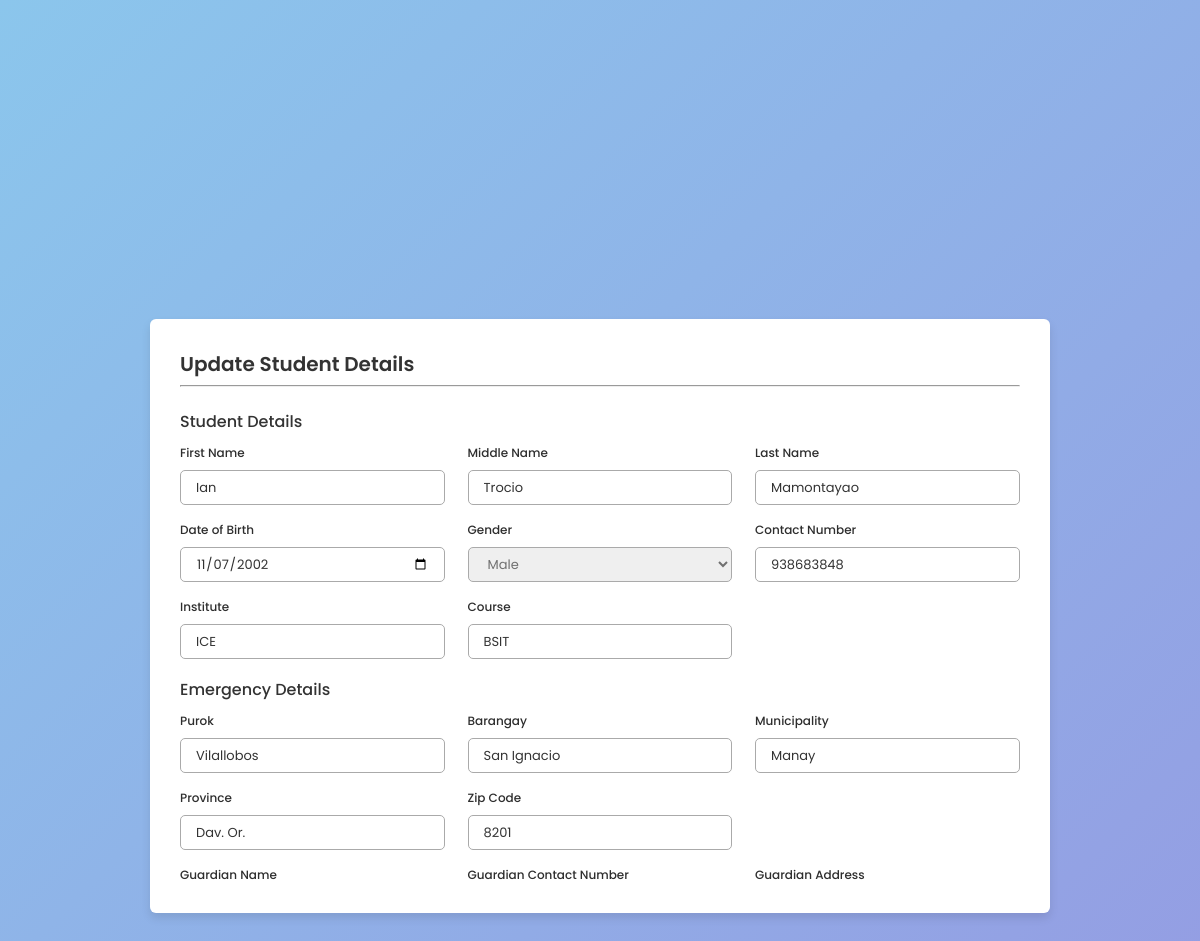
The page /grading-system/student/update.php?update=1 on the database its author committed.
### tables this page shows
CREATE TABLE `student` (
  `ID` int(11) NOT NULL,
  `USERNAME` varchar(50) NOT NULL,
  `PASSWORD` varchar(255) NOT NULL,
  `ROLE` varchar(50) NOT NULL,
  `FIRST_NAME` varchar(100) NOT NULL,
  `MIDDLE_NAME` varchar(100) NOT NULL,
  `LAST_NAME` varchar(100) NOT NULL,
  `BIRTH_DATE` date NOT NULL,
  `GENDER` varchar(50) NOT NULL,
  `PUROK` varchar(100) NOT NULL,
  `BARANGAY` varchar(100) NOT NULL,
  `MUNICIPALITY` varchar(100) NOT NULL,
  `PROVINCE` varchar(100) NOT NULL,
  `ZIP_CODE` int(100) NOT NULL,
  `CONTACT_NUM` int(100) NOT NULL,
  `INSTITUTE` varchar(100) NOT NULL,
  `COURSE` varchar(100) NOT NULL,
  `GUARDIAN` varchar(100) NOT NULL,
  `GUARD_CONTACT` int(100) NOT NULL,
  `GUARD_ADDRESS` varchar(100) NOT NULL
);

### grading-system/student/update.php (the view, shortened to what this page needs)
<?php
$dsn = "mysql:host=localhost;dbname=grading_system";
$dbusername = "root";
$dbpassword = "";
try {
    $pdo = new PDO($dsn, $dbusername, $dbpassword);
    $pdo->setAttribute(PDO::ATTR_ERRMODE, PDO::ERRMODE_EXCEPTION);
} catch (PDOException $e) {
    echo "Connection failed: " . $e->getMessage();
}
if (isset($_GET["update"])) {
    $ID = $_GET["update"];
    $sql = "SELECT * FROM student WHERE ID = :ID";
    $stmt = $pdo->prepare($sql);
    $stmt->execute([':ID' => $ID]);
    $user = $stmt->fetch();
} else {
    echo "Please provide an 'id' in the URL.";
    exit;
}
?>
<!DOCTYPE html>
<html lang="en">
<head>
    <link rel="stylesheet" href="https://unicons.iconscout.com/release/v4.0.0/css/line.css" />
    <link rel="stylesheet" href="../CSS/update.css">
</head>
<body>
    <div class="container">
        <header>Update Student Details</header>
        <hr style="margin-top: 6px;">
        <form method="POST">
            <div class="form first">
                <div class="details personal">
                    <span class="title">Student Details</span>
                    <div class="fields">
                        <div class="input-field">
                            <label>First Name</label>
                            <input type="text" name="FIRST_NAME" value="<?php echo $user['FIRST_NAME']; ?>" required />
                        </div>
                        <div class="input-field">
                            <label>Middle Name</label>
                            <input type="text" name="MIDDLE_NAME" value="<?php echo $user['MIDDLE_NAME']; ?>"
                                required />
                        </div>
                        <div class="input-field">
                            <label>Last Name</label>
                            <input type="text" name="LAST_NAME" value="<?php echo $user['LAST_NAME']; ?>" required />
                        </div>
                        <div class="input-field">
                            <label>Date of Birth</label>
                            <input type="date" name="BIRTH_DATE" value="<?php echo $user['BIRTH_DATE']; ?>" required />
                        </div>
                        <div class="input-field">
                            <label>Gender</label>
                            <select required value="<?php echo $user['GENDER']; ?>" name="GENDER">
                                <option>Male</option>
                            </select>
                        </div>
                        <div class="input-field">
                            <label>Contact Number</label>
                            <input type="text" name="CONTACT_NUM" value="<?php echo $user['CONTACT_NUM']; ?>"
                                required />
                        </div>
                        <div class="input-field">
                            <label>Institute</label>
                            <input type="text" name="INSTITUTE" value="<?php echo $user['INSTITUTE']; ?>" required />
                        </div>
                        <div class="input-field">
                            <label>Course</label>
                            <input type="text" name="COURSE" value="<?php echo $user['COURSE']; ?>" required />
                        </div>
                    </div>
                </div>
                <div class=" details ID">
                    <span class="title">Emergency Details</span>
                    <div class="fields">
                        <div class="input-field">
                            <label>Purok</label>
                            <input type="text" name="PUROK" value="<?php echo $user['PUROK']; ?>" required>
                        </div>
                        <div class="input-field">
                            <label>Barangay</label>
                            <input type="text" name="BARANGAY" value="<?php echo $user['BARANGAY']; ?>" required>
                        </div>
                        <div class="input-field">
                            <label>Municipality</label>
                            <input type="text" name="MUNICIPALITY" value="<?php echo $user['MUNICIPALITY']; ?>"
                                required>
                        </div>
                        <div class="input-field">
                            <label>Province</label>
                            <input type="text" name="PROVINCE" value="<?php echo $user['PROVINCE']; ?>" required>
                        </div>
                        <div class="input-field">
                            <label>Zip Code</label>
                            <input type="text" name="ZIP_CODE" value="<?php echo $user['ZIP_CODE']; ?>" required>
                        </div>
                        <div class=" input-field">
                            <label>Guardian Name</label>
                        </div>
                        <div class="input-field">
                            <label>Guardian Contact Number</label>
                        </div>
                        <div class="input-field">
                            <label>Guardian Address</label>
                        </div>
                    </div>
                </div>
            </div>
        </form>
    </div>
</body>
</html>

### grading-system/CSS/update.css (style rules this page uses)
* { margin: 0; padding: 0; box-sizing: border-box; font-family: "Poppins", sans-serif; }
body { min-height: 100vh; display: flex; align-items: center; justify-content: center; background-color: #8bc6ec; background-image: linear-gradient(135deg, #8bc6ec 0%, #9599e2 100%); }
.container { position: relative; max-width: 900px; width: 100%; border-radius: 6px; padding: 30px; margin: 30px 15px; background-color: #fff; box-shadow: 0 5px 10px rgba(0, 0, 0, 0.1); }
.container header { position: relative; font-size: 20px; font-weight: 600; color: #333; }
.container form { position: relative; margin-top: 16px; min-height: 480px; background-color: #fff; overflow-y: scroll; }
.container form .form { position: absolute; background-color: #fff; transition: 0.3s ease; }
.container form .title { display: block; margin-bottom: 8px; font-size: 16px; font-weight: 500; margin: 6px 0; color: #333; }
.container form .fields { display: flex; align-items: center; justify-content: space-between; flex-wrap: wrap; }
form .fields .input-field { display: flex; width: calc(100% / 3 - 15px); flex-direction: column; margin: 4px 0; }
.input-field label { font-size: 12px; font-weight: 500; color: #2e2e2e; }
.input-field input, select { outline: none; font-size: 13px; font-weight: 400; color: #333; border-radius: 5px; border: 1px solid #aaa; padding: 0 15px; height: 35px; margin: 8px 0; }
.input-field select, .input-field input[type="date"] { color: #707070; }
.input-field input[type="date"]:valid { color: #333; }

### rows shown on the page
student: FIRST_NAME "Ian", MIDDLE_NAME "Trocio", LAST_NAME "Mamontayao", BIRTH_DATE "11/07/2002", GENDER "Male", CONTACT_NUM "938683848", INSTITUTE "ICE", COURSE "BSIT", PUROK "Vilallobos", BARANGAY "San Ignacio", MUNICIPALITY "Manay", PROVINCE "Dav. Or.", ZIP_CODE "8201"
